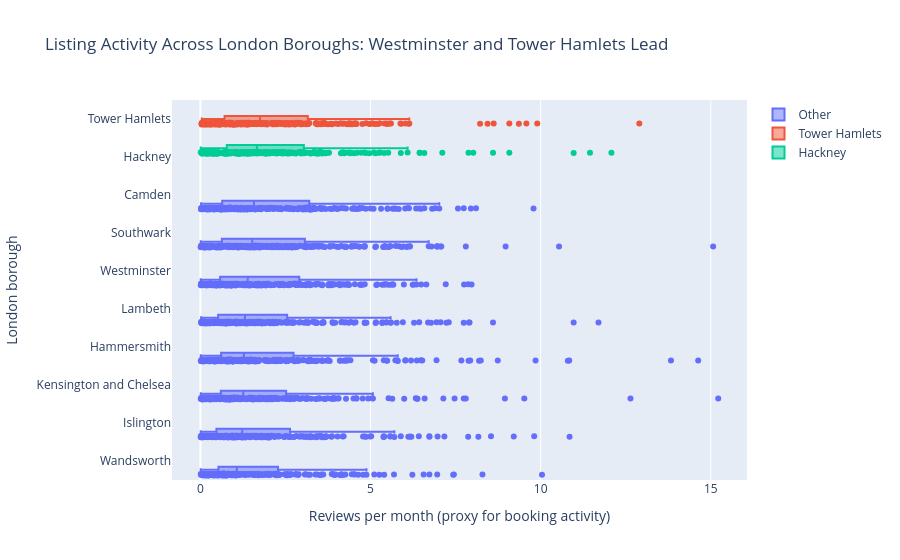

Source (notebook cell):
### Markdown cell above
## Task 2 — Box plot: listing activity by borough

**What to build:** A **horizontal box plot** comparing listing activity (reviews per month) across London boroughs — reviews per month is a proxy for how frequently a listing is booked.

**Requirements:**
- Horizontal orientation (borough names are long)
- Sorted by median reviews per month (most active at top)
- Highlight the **two most active** boroughs in a different colour
- Outliers shown as individual points
- Insight title naming the two busiest boroughs

> 💡 Some listings have zero reviews — these are new or inactive listings. Filter them out with before plotting

### Code cell
# Task 2
# YOUR CODE HERE
# Listing Activity Across London Boroughs: Westminster and Tower Hamlets Are the Most Active Markets

import pandas as pd
import plotly.express as px

df = pd.read_csv('../data/airbnb_london.csv')

# Remove inactive listings (no reviews)
df_active = df[df['reviews_per_month'] > 0]

# Compute borough medians and sort order
borough_order = (
    df_active.groupby('neighbourhood')['reviews_per_month']
    .median()
    .sort_values(ascending=False)
    .index
)

# Identify top 2 most active boroughs
top2 = borough_order[:2]

# Create highlight column
df_active['highlight'] = df_active['neighbourhood'].apply(
    lambda x: x if x in top2 else 'Other'
)

# Box plot
fig = px.box(
    df_active,
    x='reviews_per_month',
    y='neighbourhood',
    color='highlight',
    orientation='h',
    category_orders={'neighbourhood': borough_order},
    points='all',
    title='Listing Activity Across London Boroughs: Westminster and Tower Hamlets Lead'
)

# Clean legend labeling (optional improvement)
fig.update_layout(
    xaxis_title='Reviews per month (proxy for booking activity)',
    yaxis_title='London borough',
    legend_title=''
)

fig.show()

### Figure 1 — Plotly figure (JSON) as saved in the notebook; plotly's stock layout.template omitted (floating-point values rounded to 4 significant figures; data arrays with more than 128 entries replaced by an {"elided": "..."} marker saying what was removed)
{"data": [{"alignmentgroup": "True", "boxpoints": "all", "hovertemplate": "highlight=Other<br>reviews_per_month=%{x}<br>neighbourhood=%{y}<extra></extra>", "legendgroup": "Other", "marker": {"color": "#636efa"}, "name": "Other", "notched": false, "offsetgroup": "Other", "orientation": "h", "showlegend": true, "type": "box", "x": {"elided": "1984 float values"}, "x0": " ", "xaxis": "x", "y": {"elided": "1984 str values"}, "y0": " ", "yaxis": "y"}, {"alignmentgroup": "True", "boxpoints": "all", "hovertemplate": "highlight=Tower Hamlets<br>reviews_per_month=%{x}<br>neighbourhood=%{y}<extra></extra>", "legendgroup": "Tower Hamlets", "marker": {"color": "#EF553B"}, "name": "Tower Hamlets", "notched": false, "offsetgroup": "Tower Hamlets", "orientation": "h", "showlegend": true, "type": "box", "x": {"elided": "259 float values"}, "x0": " ", "xaxis": "x", "y": {"elided": "259 str values"}, "y0": " ", "yaxis": "y"}, {"alignmentgroup": "True", "boxpoints": "all", "hovertemplate": "highlight=Hackney<br>reviews_per_month=%{x}<br>neighbourhood=%{y}<extra></extra>", "legendgroup": "Hackney", "marker": {"color": "#00cc96"}, "name": "Hackney", "notched": false, "offsetgroup": "Hackney", "orientation": "h", "showlegend": true, "type": "box", "x": {"elided": "252 float values"}, "x0": " ", "xaxis": "x", "y": {"elided": "252 str values"}, "y0": " ", "yaxis": "y"}], "layout": {"boxmode": "group", "legend": {"title": {"text": ""}, "tracegroupgap": 0}, "title": {"text": "Listing Activity Across London Boroughs: Westminster and Tower Hamlets Lead"}, "xaxis": {"anchor": "y", "domain": [0, 1], "title": {"text": "Reviews per month (proxy for booking activity)"}}, "yaxis": {"anchor": "x", "categoryarray": ["Wandsworth", "Islington", "Kensington and Chelsea", "Hammersmith", "Lambeth", "Westminster", "Southwark", "Camden", "Hackney", "Tower Hamlets"], "categoryorder": "array", "domain": [0, 1], "title": {"text": "London borough"}}}}
